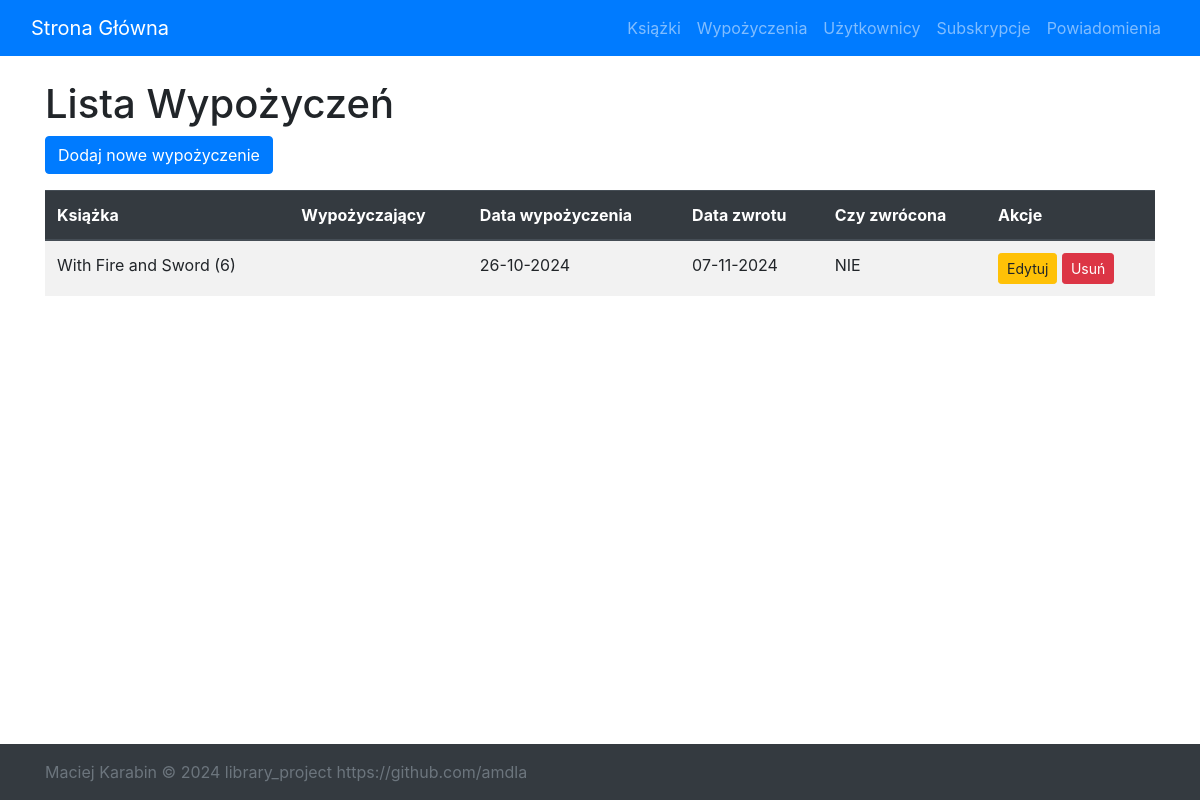
Screenshot of /loans/ with the database file from the repository.
### library_app/models.py (models this page shows, shortened)
class Loan(models.Model):
    loan_id = models.AutoField(primary_key=True)
    book = models.ForeignKey(Book, on_delete=models.CASCADE)
    user = models.ForeignKey(Users, on_delete=models.CASCADE)  # Custom Users model
    loan_date = models.DateTimeField(auto_now_add=True)
    return_date = models.DateField(null=True, blank=True)
    is_returned = models.BooleanField(default=False)

class Book(models.Model):
    STATUS_CHOICES = (
        ('available', 'dostępna'),
        ('borrowed', 'wypożyczona'),
    )
    isbn = models.CharField(max_length=13)
    title = models.CharField(max_length=255, blank=True, default='Brak tytułu')
    authors = models.CharField(max_length=255, blank=True, default='Autor nieznany')
    publication_date = models.CharField(max_length=10, blank=True, default='Data nieznana')
    status = models.CharField(max_length=10, choices=STATUS_CHOICES, default='available')
    unique_id = models.AutoField(primary_key=True, unique=True)
    libraryID = models.CharField(max_length=36, unique=True, blank=True, default='')
    book_status = models.BooleanField(default=False)

### library_app/views.py (the view)
# urls.py: path('loans/', views.loan_list, name='loan-list'),
def loan_list(request):
    loans = Loan.objects.all()
    return render(request, 'lists/loan_list.html', {'loans': loans})

### library_app/templates/lists/loan_list.html (shortened to what this page needs)
{% extends 'library_app/base.html' %}
{% block content %}
    <h1>Lista Wypożyczeń</h1>
    <a href="{% url 'loan-create' %}" class="btn btn-primary mb-3">Dodaj nowe wypożyczenie</a>
    <table id="loanTable" class="table table-striped">
        <thead class="thead-dark">
        <tr>
            <th scope="col">Książka</th>
            <th scope="col">Wypożyczający</th>
            <th scope="col">Data wypożyczenia</th>
            <th scope="col">Data zwrotu</th>
            <th scope="col">Czy zwrócona</th>
            <th scope="col">Akcje</th>
        </tr>
        </thead>
        <tbody>
        {% for loan in loans %}
            <tr>
                <td>{{ loan.book.title }} ({{ loan.book.unique_id }})</td>
                <td>{{ loan.borrower.username }}</td>
                <td>{{ loan.loan_date|date:"d-m-Y" }}</td>
                <td>{{ loan.return_date|date:"d-m-Y" }}</td>
                <td>{{ loan.is_returned|yesno:"TAK,NIE" }}</td>
                <td>
                    <a href="{% url 'loan-update' loan.pk %}" class="btn btn-warning btn-sm">Edytuj</a>
                    <a href="{% url 'loan-delete' loan.pk %}" class="btn btn-danger btn-sm">Usuń</a>
                </td>
            </tr>
        {% empty %}
            <tr>
                <td colspan="6" class="text-center">Brak wypożyczeń do wyświetlenia.</td>
            </tr>
        {% endfor %}
        </tbody>
    </table>
{% endblock %}

### library_app/static/css/styles.css (style rules this page uses)
html, body { height: 100%; margin: 0; display: flex; flex-direction: column; }
body { display: flex; flex-direction: column; min-height: 100vh; }

### rows the page displays
Loan: book "With Fire and Sword", book.unique_id "6", loan_date "26-10-2024", return_date "07-11-2024", is_returned "NIE"
